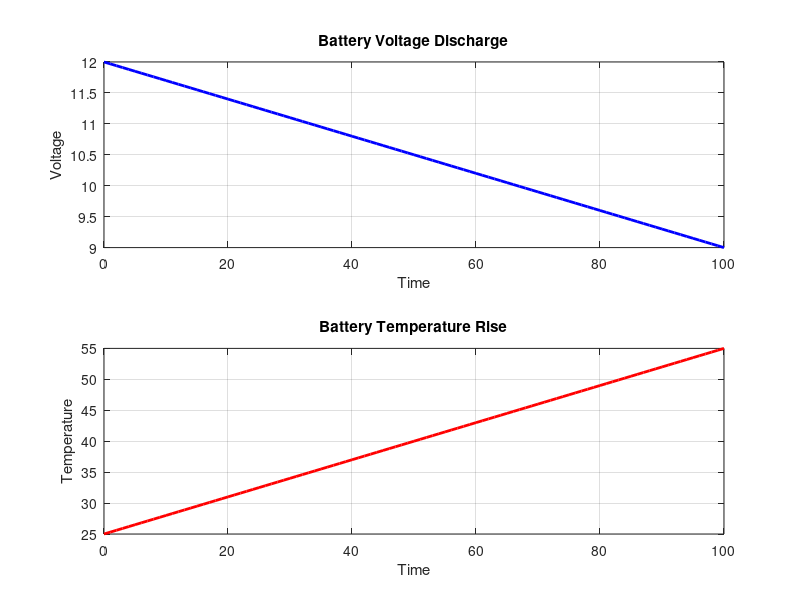

MATLAB code for this plot:
clc;
clear;
close all;

t = 0:1:100;

voltage = 12 - 0.03*t;
temp = 25 + 0.3*t;   

figure;

subplot(2,1,1)
plot(t, voltage, 'b', 'LineWidth', 2)
xlabel('Time')
ylabel('Voltage')
title('Battery Voltage Discharge')
grid on

subplot(2,1,2)
plot(t, temp, 'r', 'LineWidth', 2)
xlabel('Time')
ylabel('Temperature')
title('Battery Temperature Rise')
grid on

disp('--- BMS Monitoring ---')

for i = 1:length(t)
    
    if voltage(i) < 9.5
        disp(['Time ', num2str(t(i)), ': Low Voltage Warning!'])
    end
    
    if temp(i) > 40
        disp(['Time ', num2str(t(i)), ': High Temperature Warning!'])
    end
    
end

disp('System Monitoring Completed')
